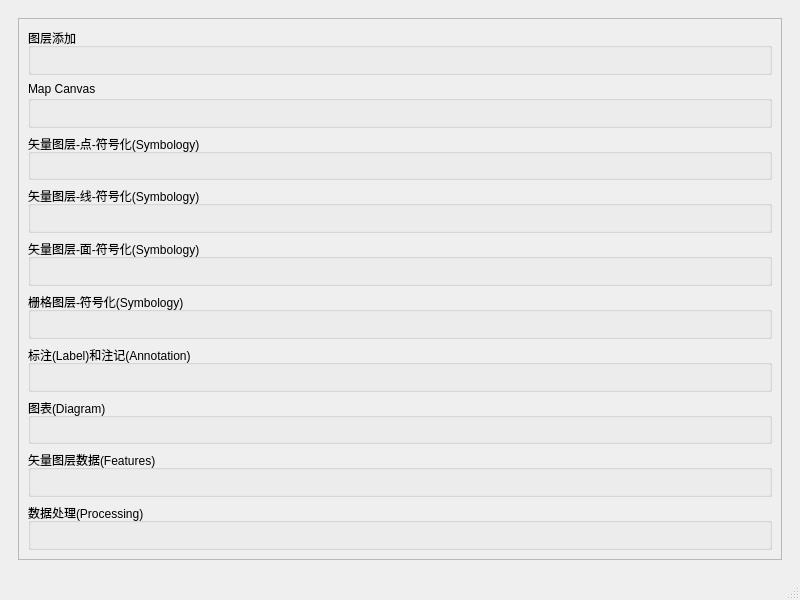
<?xml version="1.0" encoding="UTF-8"?>
<ui version="4.0">
 <class>MainWindow</class>
 <widget class="QMainWindow" name="MainWindow">
  <property name="geometry">
   <rect>
    <x>0</x>
    <y>0</y>
    <width>800</width>
    <height>600</height>
   </rect>
  </property>
  <property name="windowTitle">
   <string>MainWindow</string>
  </property>
  <widget class="QWidget" name="centralwidget">
   <layout class="QVBoxLayout" name="verticalLayout">
    <item>
     <widget class="QStackedWidget" name="stackedWidget">
      <property name="currentIndex">
       <number>0</number>
      </property>
      <widget class="QWidget" name="page_panel">
       <layout class="QVBoxLayout" name="verticalLayout_2">
        <item>
         <widget class="QScrollArea" name="scrollArea">
          <property name="widgetResizable">
           <bool>true</bool>
          </property>
          <widget class="QWidget" name="scrollAreaWidgetContents">
           <property name="geometry">
            <rect>
             <x>0</x>
             <y>0</y>
             <width>762</width>
             <height>521</height>
            </rect>
           </property>
           <layout class="QGridLayout" name="gridLayout_2">
            <item row="7" column="0">
             <widget class="QGroupBox" name="groupBox_diagram">
              <property name="title">
               <string>图表(Diagram)</string>
              </property>
             </widget>
            </item>
            <item row="8" column="0">
             <widget class="QGroupBox" name="groupBox_features">
              <property name="title">
               <string>矢量图层数据(Features)</string>
              </property>
             </widget>
            </item>
            <item row="1" column="0">
             <widget class="QGroupBox" name="groupBox_canvas">
              <property name="title">
               <string>Map Canvas</string>
              </property>
              <layout class="QGridLayout" name="gridLayout"/>
             </widget>
            </item>
            <item row="4" column="0">
             <widget class="QGroupBox" name="groupBox_vector_polygon_symbol">
              <property name="title">
               <string>矢量图层-面-符号化(Symbology)</string>
              </property>
             </widget>
            </item>
            <item row="3" column="0">
             <widget class="QGroupBox" name="groupBox_vector_line_symbol">
              <property name="title">
               <string>矢量图层-线-符号化(Symbology)</string>
              </property>
             </widget>
            </item>
            <item row="5" column="0">
             <widget class="QGroupBox" name="groupBox_tiff_symbol">
              <property name="title">
               <string>栅格图层-符号化(Symbology)</string>
              </property>
             </widget>
            </item>
            <item row="2" column="0">
             <widget class="QGroupBox" name="groupBox_vector_point_symbol">
              <property name="title">
               <string>矢量图层-点-符号化(Symbology)</string>
              </property>
              <layout class="QGridLayout" name="gridLayout_4"/>
             </widget>
            </item>
            <item row="6" column="0">
             <widget class="QGroupBox" name="groupBox_annotations">
              <property name="title">
               <string>标注(Label)和注记(Annotation)</string>
              </property>
             </widget>
            </item>
            <item row="0" column="0">
             <widget class="QGroupBox" name="groupBox_maps">
              <property name="title">
               <string>图层添加</string>
              </property>
              <layout class="QGridLayout" name="gridLayout_3"/>
             </widget>
            </item>
            <item row="9" column="0">
             <widget class="QGroupBox" name="groupBox_processing">
              <property name="title">
               <string>数据处理(Processing)</string>
              </property>
             </widget>
            </item>
           </layout>
          </widget>
         </widget>
        </item>
       </layout>
      </widget>
      <widget class="QWidget" name="page_canvas">
       <widget class="QLabel" name="label_2">
        <property name="geometry">
         <rect>
          <x>230</x>
          <y>230</y>
          <width>53</width>
          <height>15</height>
         </rect>
        </property>
        <property name="text">
         <string>2</string>
        </property>
       </widget>
      </widget>
     </widget>
    </item>
   </layout>
  </widget>
  <widget class="QMenuBar" name="menubar">
   <property name="geometry">
    <rect>
     <x>0</x>
     <y>0</y>
     <width>800</width>
     <height>21</height>
    </rect>
   </property>
  </widget>
  <widget class="QStatusBar" name="statusbar"/>
 </widget>
 <resources/>
 <connections/>
</ui>
